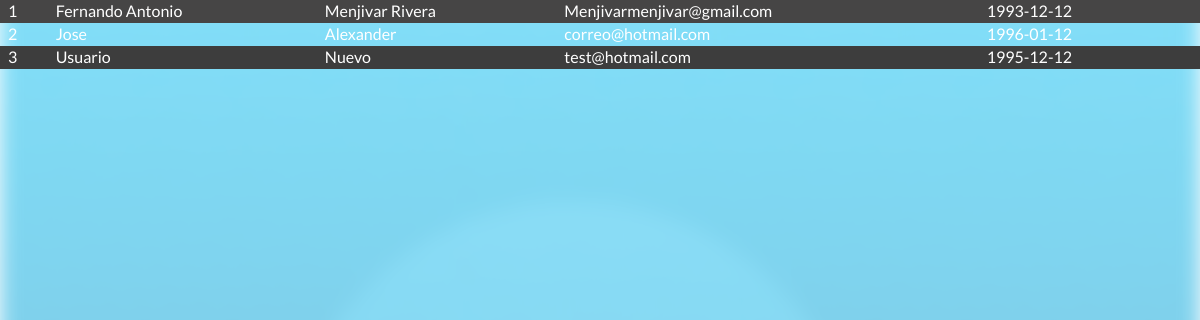
/HouseMate2_2/admincliente/admin_mostrar.php, run on the app's committed database.
### tables this page shows
CREATE TABLE IF NOT EXISTS `tbusuario` (
  `idUsuario` varchar(5) NOT NULL DEFAULT '',
  `nombre` varchar(20) DEFAULT NULL,
  `apellido` varchar(20) DEFAULT NULL,
  `fechanac` date NOT NULL,
  `correo` varchar(30) DEFAULT NULL,
  `usuario` varchar(20) DEFAULT NULL,
  `contra` varchar(20) DEFAULT NULL,
  `tipo` int(1) DEFAULT NULL,
  `image` blob,
  PRIMARY KEY (`idUsuario`),
  UNIQUE KEY `usuario` (`usuario`),
  UNIQUE KEY `usuario_2` (`usuario`),
  UNIQUE KEY `correo` (`correo`)
);

### HouseMate2_2/admincliente/admin_mostrar.php (the view, shortened to what this page needs)
<?php
    echo("
    <script type='text/javascript' src='js/jquery-1.11.2.min.js'></script>
    <link href='css/bootstrap.min.css' rel='stylesheet'/>
    ");
    $consulta = "SELECT * FROM tbusuario where idUsuario > '0' ORDER BY `tbusuario`.`idUsuario` ASC";
    $cs=mysql_query($consulta);
	$var = "";
    echo"<table id='here' class='table table-striped table-hover' data-toggle='table' data-url='/gh/get/response.json/wenzhixin/bootstrap-table/tree/master/docs/data/data1/' data-search='true' data-show-refresh='true'   data-query-params='queryParams' data-page-list='[5, 10, 20, 50, 100, 200]' data-pagination='true'>";
    while($row=mysql_fetch_array($cs)){
		switch($row['tipo'])
		{
			case 1:
			$var = $lang['Admin'];
			break;
			case 4:
			$var = $lang['Cliente'];
			break;
		}
        echo "<tr><td id='a".$row['idUsuario']."'>".$row['idUsuario']."</td><td>".$row['nombre']."</td><td>".$row['apellido']."</td><td>".$row['correo']."</td><td>".$row['fechanac']."</td><td>".$var."</td></tr>";
    }
    echo"</table>";
?>

### data on the page
tbusuario: idUsuario "1", nombre "Fernando Antonio", apellido "Menjivar Rivera", correo "Menjivarmenjivar@gmail.com", fechanac "1993-12-12"
tbusuario: idUsuario "2", nombre "Jose", apellido "Alexander", correo "correo@hotmail.com", fechanac "1996-01-12"
tbusuario: idUsuario "3", nombre "Usuario", apellido "Nuevo", correo "test@hotmail.com", fechanac "1995-12-12"
